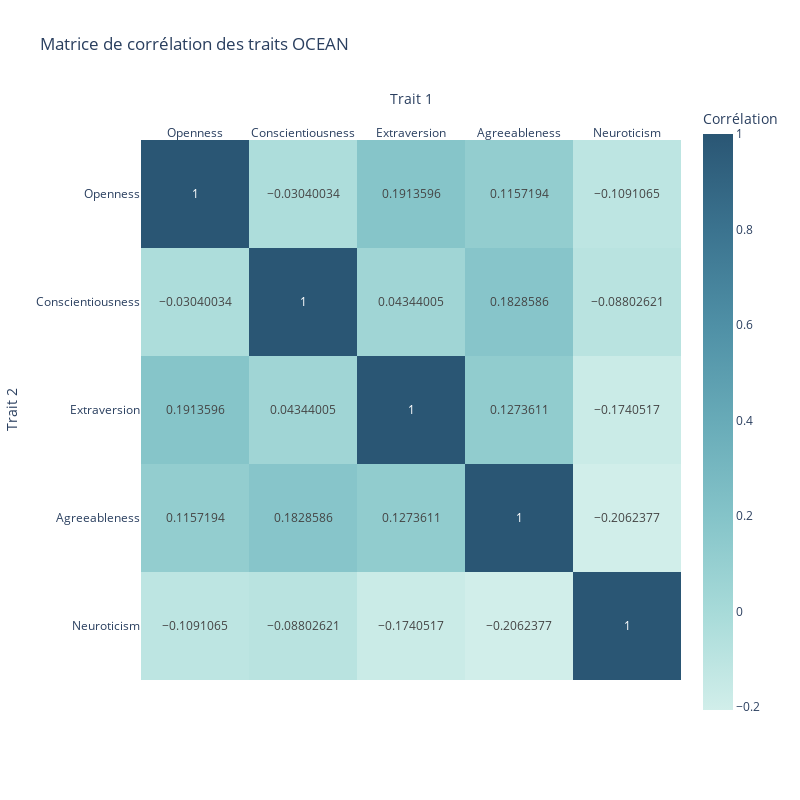

Source (notebook cell):
### Markdown cell above
### 4. Matrice de corrélation entre les traits OCEAN

### Code cell
corr_matrix = df[traits].corr()

fig = px.imshow(
    corr_matrix,
    text_auto=True,
    color_continuous_scale=px.colors.sequential.Teal,
    title='Matrice de corrélation des traits OCEAN',
    labels=dict(x="Trait 1", y="Trait 2", color="Corrélation"),
    width=800,
    height=800
)

fig.update_xaxes(side="top")

fig.show()

### Figure 1 — Plotly figure (JSON) as saved in the notebook; plotly's stock layout.template omitted (floating-point values rounded to 4 significant figures)
{"data": [{"coloraxis": "coloraxis", "hovertemplate": "Trait 1: %{x}<br>Trait 2: %{y}<br>Corrélation: %{z}<extra></extra>", "name": "0", "texttemplate": "%{z}", "type": "heatmap", "x": ["Openness", "Conscientiousness", "Extraversion", "Agreeableness", "Neuroticism"], "xaxis": "x", "y": ["Openness", "Conscientiousness", "Extraversion", "Agreeableness", "Neuroticism"], "yaxis": "y", "z": [[1, -0.0304, 0.1914, 0.1157, -0.1091], [-0.0304, 1, 0.04344, 0.1829, -0.08803], [0.1914, 0.04344, 1, 0.1274, -0.1741], [0.1157, 0.1829, 0.1274, 1, -0.2062], [-0.1091, -0.08803, -0.1741, -0.2062, 1]]}], "layout": {"coloraxis": {"colorbar": {"title": {"text": "Corrélation"}}, "colorscale": [[0, "rgb(209, 238, 234)"], [0.1667, "rgb(168, 219, 217)"], [0.3333, "rgb(133, 196, 201)"], [0.5, "rgb(104, 171, 184)"], [0.6667, "rgb(79, 144, 166)"], [0.8333, "rgb(59, 115, 143)"], [1, "rgb(42, 86, 116)"]]}, "height": 800, "title": {"text": "Matrice de corrélation des traits OCEAN"}, "width": 800, "xaxis": {"anchor": "y", "constrain": "domain", "domain": [0, 1], "scaleanchor": "y", "side": "top", "title": {"text": "Trait 1"}}, "yaxis": {"anchor": "x", "autorange": "reversed", "constrain": "domain", "domain": [0, 1], "title": {"text": "Trait 2"}}}}
